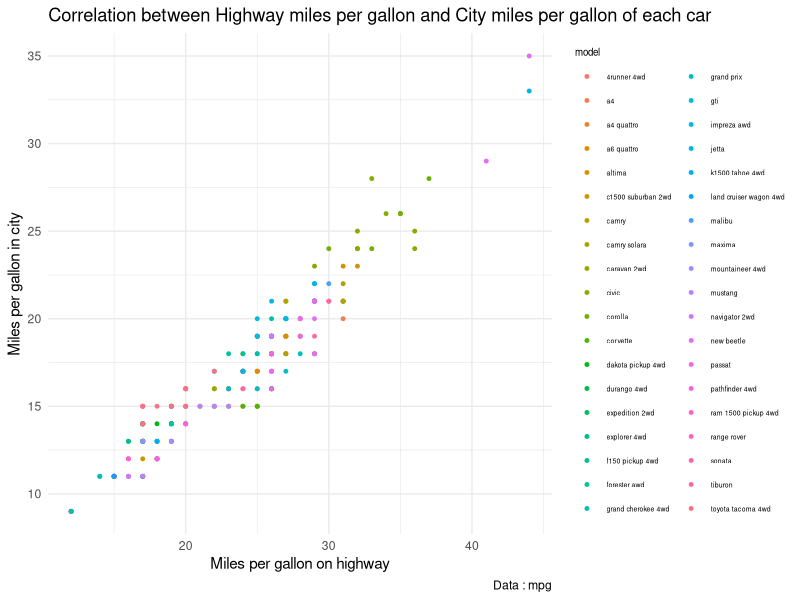
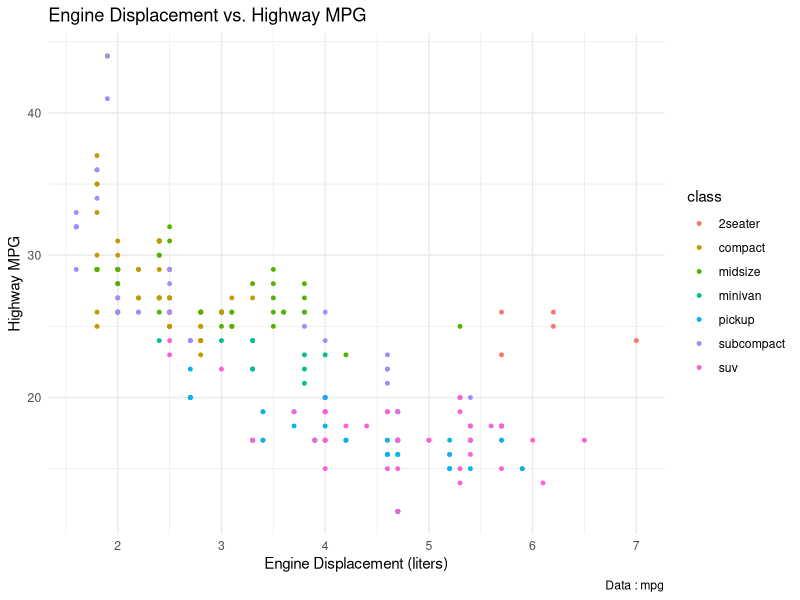
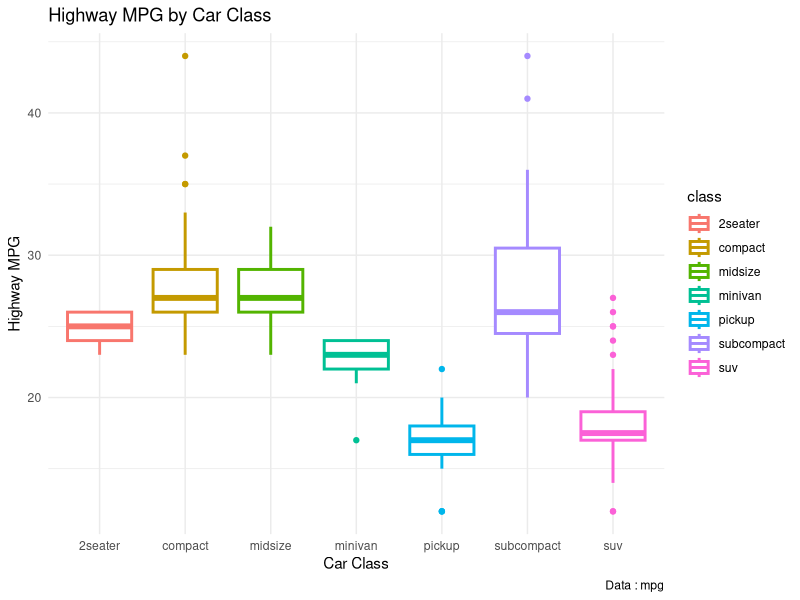
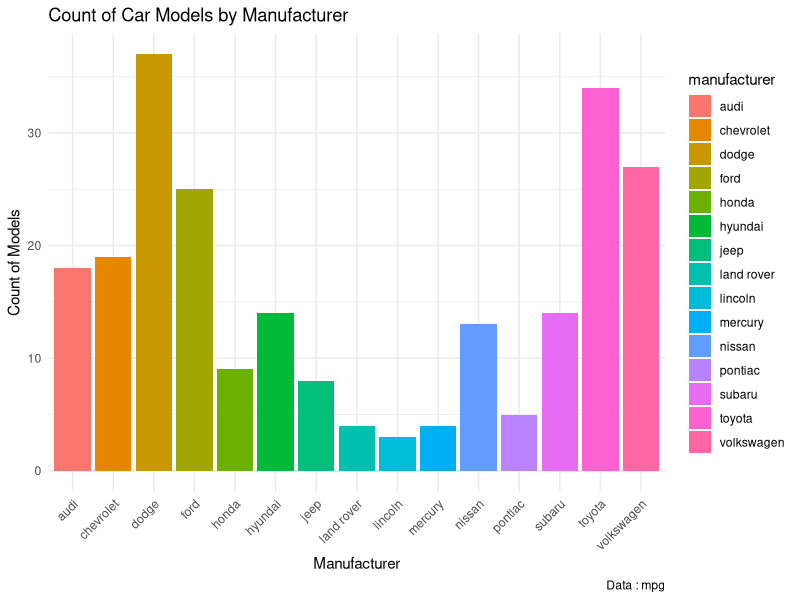
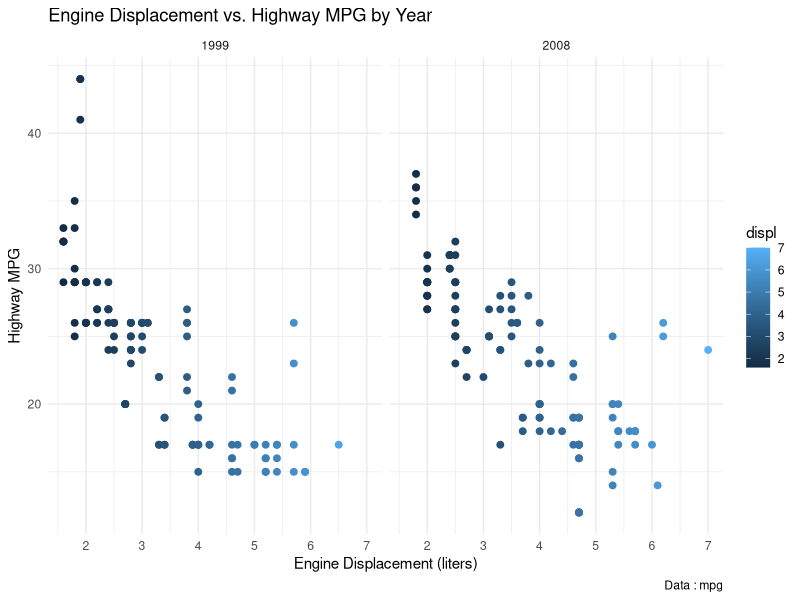

These figures' R source, in order:
## ---- chunk 1
knitr::opts_chunk$set(echo = TRUE)
## ---- chunk 2
library(tidyverse)
library(dplyr)
data("mpg")
head(mpg)
## ---- chunk 3
ggplot(mpg, aes(x = hwy, y = cty, color = model)) +
  geom_point(size = 1) +
  theme_minimal() +
  labs(
    title = "Correlation between Highway miles per gallon and City miles per gallon of each car",
    caption = "Data : mpg",
    y = "Miles per gallon in city",
    x = "Miles per gallon on highway"
  ) +
  theme(
    legend.title = element_text(size = 7), # Adjust legend title size
    legend.text = element_text(size = 5)   # Adjust legend text size
  )
## ---- chunk 4
ggplot(mpg, aes(x = displ, y = hwy, color = class)) +
  geom_point(size=1) +
  labs(title = "Engine Displacement vs. Highway MPG",
       caption = "Data : mpg",
       x = "Engine Displacement (liters)",
       y = "Highway MPG") +
  theme_minimal()
## ---- chunk 5
# Boxplot of highway MPG by car class
ggplot(mpg, aes(x = class, y = hwy, color=class)) +
  geom_boxplot(size=1) +
  labs(title = "Highway MPG by Car Class",
       caption = "Data : mpg",
       x = "Car Class",
       y = "Highway MPG") +
  theme_minimal()
## ---- chunk 6
# Bar plot of the count of car models by manufacturer
ggplot(mpg, aes(x = manufacturer, fill=manufacturer)) +
  geom_bar() +
  labs(title = "Count of Car Models by Manufacturer",
       caption = "Data : mpg",
       x = "Manufacturer",
       y = "Count of Models") +
  theme_minimal() +
  theme(axis.text.x = element_text(angle = 45, hjust = 1))
## ---- chunk 7
# Faceted scatter plot of engine displacement vs. highway MPG by year
ggplot(mpg, aes(x = displ, y = hwy, color=displ)) +
  geom_point(size=2) +
  facet_wrap(~ year) +
  labs(title = "Engine Displacement vs. Highway MPG by Year",
       caption = "Data : mpg",
       x = "Engine Displacement (liters)",
       y = "Highway MPG") +
  theme_minimal()
